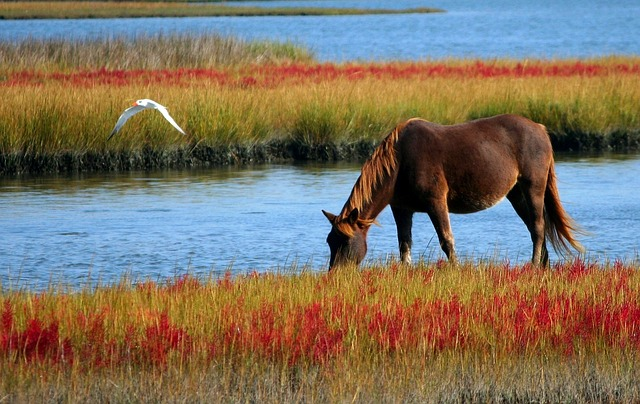
#> input picture horse.jpg, 640 x 404 px
$ python 'Images(D).py'
#> lines starting #> are read from the running program, lines starting #| are printed output that depends on the picture
import cv2

img = cv2.imread('horse.jpg')
#> img is the input picture: shape (404, 640, 3); mean B, G, R 95.9, 113.2, 126.6
I = 0.3 * img[:, :, 2] + 0.59 * img[:, :, 1] + 0.11 * img[:, :, 0]
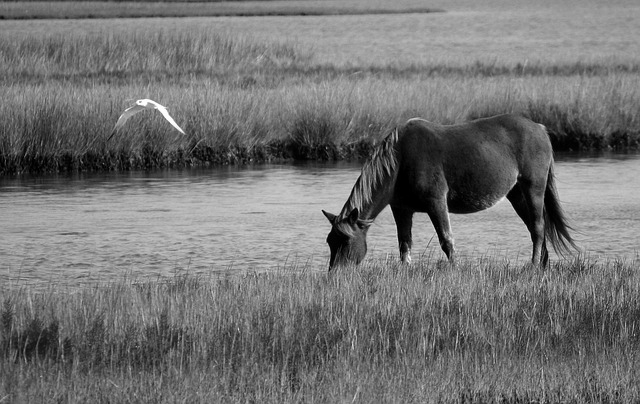
#> I: shape (404, 640) float64; min 0, max 255, mean 115.3
cv2.imwrite("horse_gray.jpg", I)

$ run again, with bird.jpg copied over horse.jpg
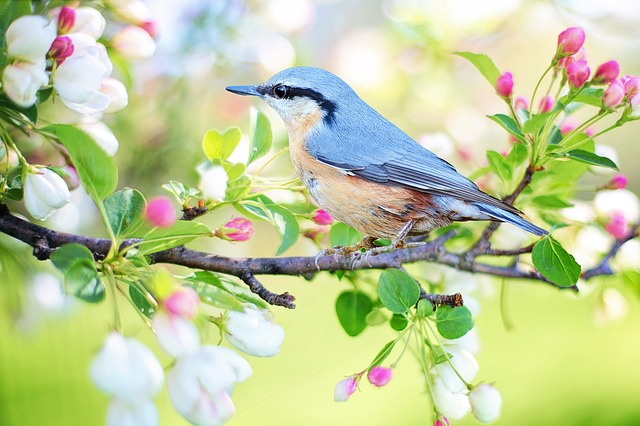
#> input picture bird.jpg, 640 x 426 px
#> img is the input picture: shape (426, 640, 3); mean B, G, R 154.3, 203, 191.5
#> `I = 0.3 * img[:, :, 2] + 0.59 * img[:, :, 1] + 0.11 * img[:, :, 0]`:
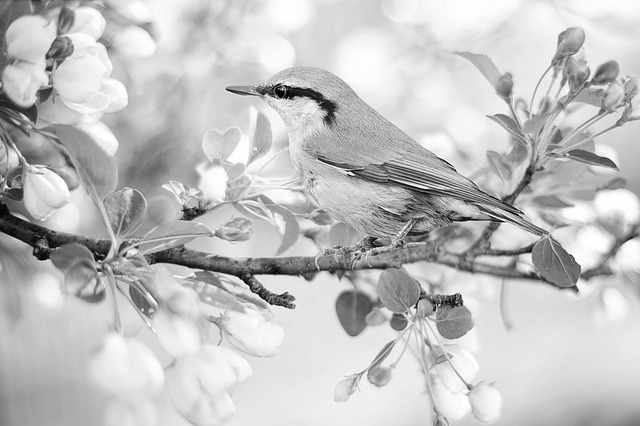
#> I: shape (426, 640) float64; min 0.22, max 255, mean 194.2

$ run again, with cat.jpg copied over horse.jpg
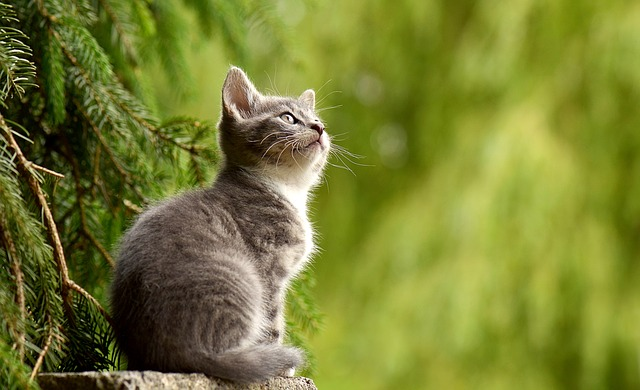
#> input picture cat.jpg, 640 x 390 px
#> img is the input picture: shape (390, 640, 3); mean B, G, R 50.1, 126.1, 119.4
#> `I = 0.3 * img[:, :, 2] + 0.59 * img[:, :, 1] + 0.11 * img[:, :, 0]`:
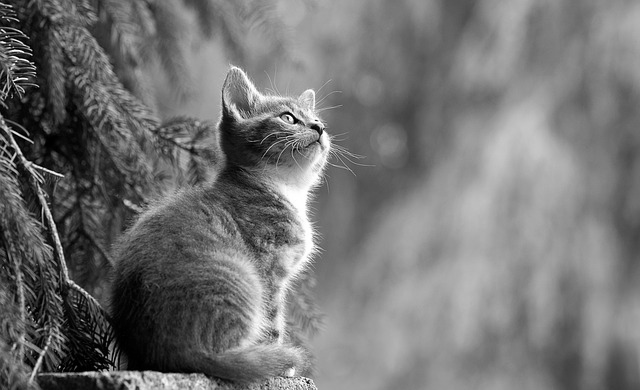
#> I: shape (390, 640) float64; min 0, max 255, mean 115.7
